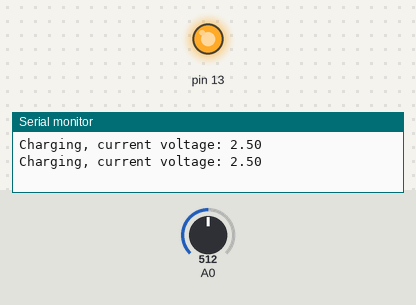
A sketch run on a simulated Arduino Uno, built with avr-gcc and run on an emulated ATmega328P. Shown: output pins drawn as LEDs (lit = HIGH), the last lines printed to the serial monitor. The test bench sets the inputs (shaded band); at power-on: A0 = 512.

Above: at 1.8 s.
1.9 s: A0 set to 560
3.4 s: A0 set to 590
At 4.9 s:
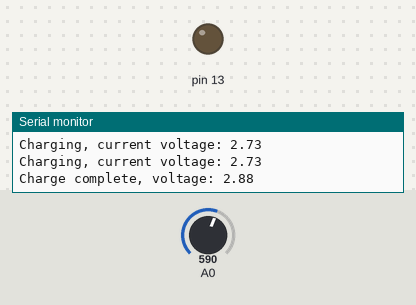
5.5 s: A0 set to 511
At 6.5 s:
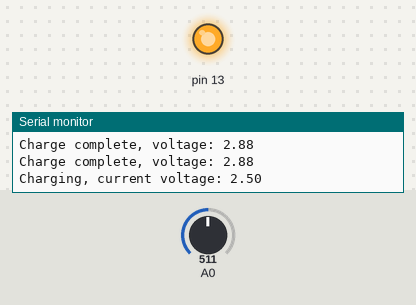
7.5 s: A0 set to 716
At 9.2 s:
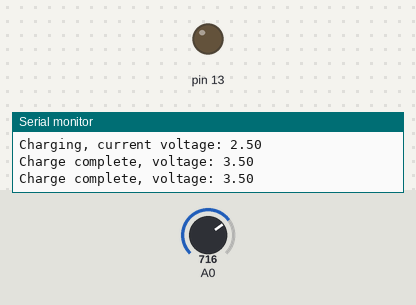
Timing chart, 0 to 10.5 s (numbered marks = the images above; inputs shaded):
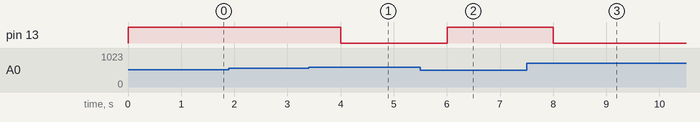

The sketch:

supercharger.ino
```cpp
void setup() {
  pinMode(13, OUTPUT);
  Serial.begin(9600);
}
int charging = 0; // are we currently charging
void loop() {
  int reading = analogRead(A0);
  double voltage = reading * 5.0 / 1024.0; // convert ADC reading to voltage
  if(voltage < 2.8 && !charging) {
    digitalWrite(13, HIGH);
    charging = 1;
  } else if(voltage > 2.8 && charging) {
    digitalWrite(13, LOW);
    charging = 0;
  }
  Serial.print(charging ? "Charging, current voltage: " : "Charge complete, voltage: ");
  Serial.println(voltage);
  delay(1000);
}
```

Measured:
- the behaviour switches between 573 and 574 on A0 (found by bisection; images 0 and 1)
- after the input at 3.4 s, pin 13: HIGH → LOW after 0.60 s
- after the input at 5.5 s, pin 13: LOW → HIGH after 0.50 s
- after the input at 7.5 s, pin 13: HIGH → LOW after 0.51 s
